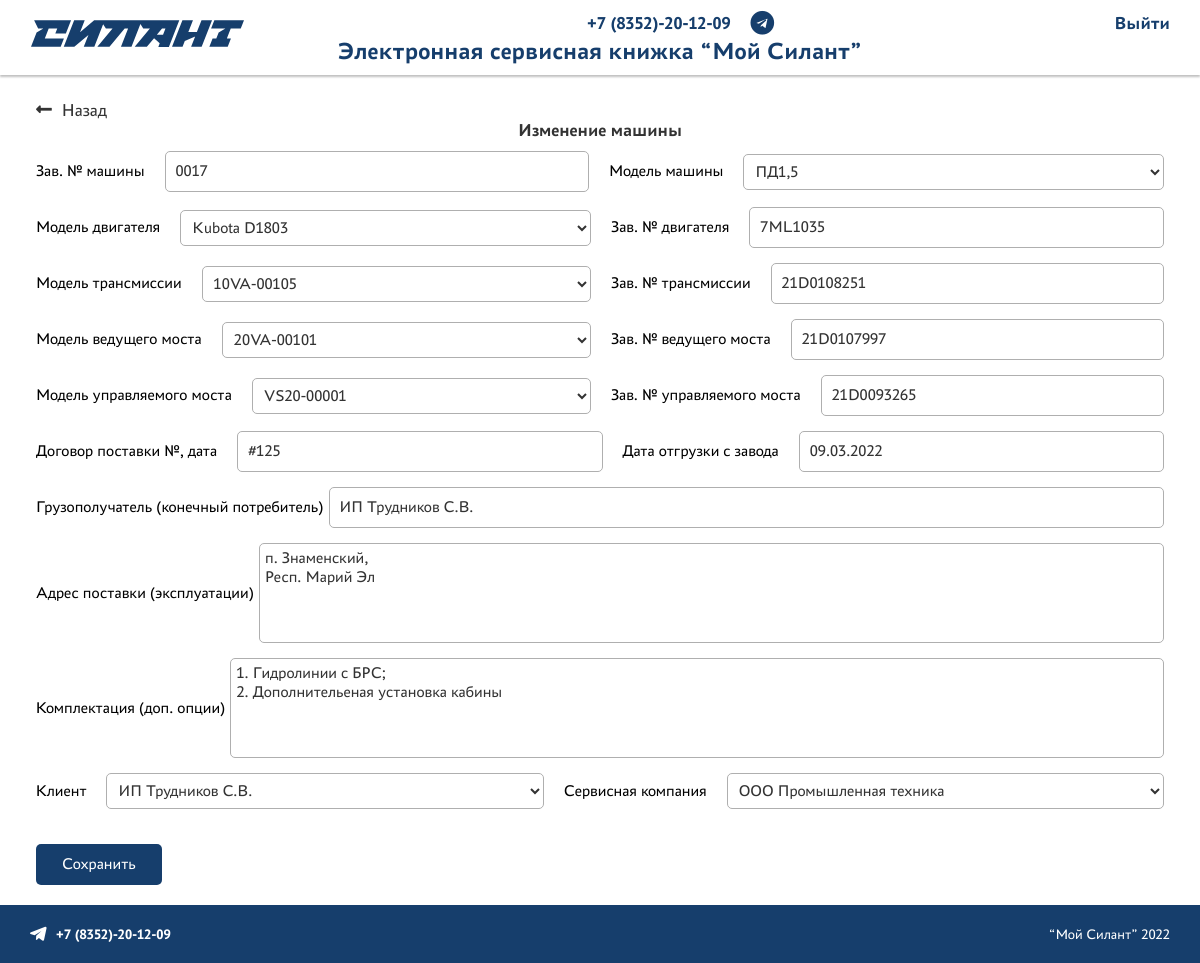
The page /car/0017/update (signed in) on the database its author committed.
### backend/models.py (models this page shows, shortened)
class Mashins(models.Model):
    class Meta:
        verbose_name = 'Машина'
        verbose_name_plural = 'Машины'
    zav_nom_mashins = models.CharField('Зав. № машины', primary_key=True, null=False, max_length=32, unique=True)
    model_mashins = models.ForeignKey(ModMashinsG, verbose_name='Модель машины', on_delete=models.CASCADE,
                                      related_name='model_mashins')
    model_motor = models.ForeignKey(ModMotorG, verbose_name='Модель двигателя', on_delete=models.CASCADE,
                                    related_name='model_motor')
    zav_nom_motor = models.CharField('Зав. № двигателя', max_length=32, blank=True, null=True)
    model_transmission = models.ForeignKey(ModTransmissionG, verbose_name='Модель трансмиссии',
                                           on_delete=models.CASCADE, related_name='model_transmission',
                                           blank=True, null=True)
    zav_nom_transmission = models.CharField('Зав. № трансмиссии', max_length=32, unique=True, blank=True, null=True)
    model_drive_bridge = models.ForeignKey(ModDriveBridgeG, verbose_name='Модель ведущего моста',
                                           on_delete=models.CASCADE, related_name='model_drive_bridgeclear',
                                           blank=True, null=True)
    zav_nom_drive_bridge = models.CharField('Зав. № ведущего моста', max_length=32, blank=True, null=True)
    model_controll_bridge = models.ForeignKey(ModControllBridgeG, verbose_name='Модель управляемого моста',
                                              on_delete=models.CASCADE, related_name='model_controll_bridge',
                                              blank=True, null=True)
    zav_nom_controll_bridge = models.CharField('Зав. № управляемого моста', max_length=100, blank=True, null=True)
    dogovor = models.CharField('Договор поставки №, дата', max_length=250, blank=True, null=True)
    date_shipment = models.DateField('Дата отгрузки с завода', blank=True, null=True)
    consignee = models.CharField('Грузополучатель (конечный потребитель)', max_length=250, blank=True, null=True)
    delivery_address = models.TextField('Адрес поставки (эксплуатации)', max_length=250, blank=True, null=True)
    equipment = models.TextField('Комплектация (доп. опции)', max_length=250, blank=True, null=True)
    client = models.ForeignKey(ClientG, verbose_name='Клиент', on_delete=models.CASCADE,
                               related_name='client', blank=True, null=True)
    service_company = models.ForeignKey(Sersvice, verbose_name='Сервисная компания', on_delete=models.CASCADE,
                                        related_name='service_company', blank=True, null=True)

### backend/views.py (the view)
# urls.py: path('car/<pk>/update', CarUpdateView.as_view(), name='car_update'),
class CarUpdateView(LoginRequiredMixin, UpdateView):
    permission_required = 'backend.change_car'
    model = Mashins
    form_class = CarForm
    template_name = 'backend/car/car_update.html'
    success_url = reverse_lazy('car_list')

### backend/forms.py
class CarForm(forms.ModelForm):
    class Meta:
        model = Mashins
        fields = '__all__'

### backend/models.py (called while the page is built)
    def __str__(self):
        return f'{self.name}'

    def __str__(self):
        return f'{self.name}'

    def __str__(self):
        return f'{self.name}'

    def __str__(self):
        return f'{self.name}'

    def __str__(self):
        return f'{self.name}'

    def __str__(self):
        return f'{self.name}'

    def __str__(self):
        return f'{self.name}'

### users/models.py (called while the page is built)
    def __str__(self):
        return f'{self.first_name}'

### backend/templates/backend/car/car_update.html (shortened to what this page needs)
{% extends 'base.html' %}
{% load static %}
{% block content %}
<a class="back-page" href="{% url 'car_list' %}"><i class="fas fa-long-arrow-alt-left"></i>Назад</a>
<h3>Изменение машины</h3>
<form class="form" name="carForm" method="post" action="{{request.path}}">
    <div class="united">
        <label for="id_zav_nom_mashins">{{form.zav_nom_mashins.label}}</label> {{form.zav_nom_mashins}}
        <label for="id_model_mashins">{{form.model_mashins.label}}</label> {{form.model_mashins}}
    </div>
    <div class="united">
        <label for="id_model_motor">{{form.model_motor.label}}</label> {{form.model_motor}}
        <label for="id_zav_nom_motor">{{form.zav_nom_motor.label}}</label> {{form.zav_nom_motor}}
    </div>
    <div class="united">
        <label for="id_model_transmission">{{form.model_transmission.label}}</label> {{form.model_transmission}}
        <label for="id_zav_nom_transmission">{{form.zav_nom_transmission.label}}</label> {{form.zav_nom_transmission}}
    </div>
    <div class="united">
        <label for="id_model_drive_bridge">{{form.model_drive_bridge.label}}</label> {{form.model_drive_bridge}}
        <label for="id_zav_nom_drive_bridge">{{form.zav_nom_drive_bridge.label}}</label> {{form.zav_nom_drive_bridge}}
    </div>
    <div class="united">
        <label for="id_model_controll_bridge">{{form.model_controll_bridge.label}}</label> {{form.model_controll_bridge}}
        <label for="id_zav_nom_controll_bridge">{{form.zav_nom_controll_bridge.label}}</label> {{form.zav_nom_controll_bridge}}
    </div>
    <div class="united">
        <label for="id_dogovor">{{form.dogovor.label}}</label> {{form.dogovor}}
        <label for="id_date_shipment">{{form.date_shipment.label}}</label> {{form.date_shipment}}
    </div>
    <div><label for="id_consignee">{{form.consignee.label}}</label> {{form.consignee}}</div>
    <div><label for="id_delivery_address">{{form.delivery_address.label}}</label> {{form.delivery_address}}</div>
    <div><label for="id_equipment">{{form.equipment.label}}</label> {{form.equipment}}</div>
    <div class="united">
        <label for="id_client">{{form.client.label}}</label> {{form.client}}
        <label for="id_service_company">{{form.service_company.label}}</label> {{form.service_company}}
    </div>
    <button type="submit">Сохранить</button>
</form>
{% endblock %}

### static/styles/style.css (style rules this page uses)
:root { font-size: 10px; font-family: "PT Astra Sans"; }
* { padding: 0; margin: 0; box-sizing: border-box; }
html, body { min-width: 100%; margin: 0; padding: 0; scroll-behavior: smooth; height: 100%; }
h1, h2, h3, h4, h5, h6 { margin: 0; padding: 0; }
h3 { font-size: 2rem; }
a { text-decoration: none; }
input { outline: none; border: 1px solid #AFAFAF; padding: 10px; font-size: 1.8rem; border-radius: 5px; color: #333333; font-family: "PT Astra Sans"; transition: all 0.1s linear 0s; }
textarea { outline: none; border: 1px solid #AFAFAF; padding: 5px; font-size: 1.8rem; border-radius: 5px; color: #333333; font-family: "PT Astra Sans"; height: 100px; overflow: auto; resize: none; transition: all 0.1s linear 0s; }
select { background: none; border: 1px solid #AFAFAF; border-radius: 5px; font-size: 1.8rem; font-family: "PT Astra Sans"; padding: 7px; color: #333333; transition: all 0.1s linear 0s; }
.back-page { position: absolute; font-size: 2rem; color: #333333; transition: all 0.1s linear 0s; }
.back-page i { padding-right: 10px; }
.content h2, .content h3, .content h4, .content h5 { margin: 10px 0; }
.content h3 { margin-top: 20px; text-align: center; color: #333333; }
.form { display: flex; flex-direction: column; gap: 15px; }
.form div { display: flex; align-items: center; gap: 5px; font-size: 1.8rem; }
.form .united { display: flex; align-items: center; gap: 20px; }
.form label { min-width: -webkit-max-content; min-width: -moz-max-content; min-width: max-content; }
.form input, .form select, .form textarea { width: 100%; }
.form button { width: -webkit-max-content; width: -moz-max-content; width: max-content; outline: 0; border: 1px solid transparent; text-align: center; font-size: 1.8rem; color: #ffffff; font-family: "PT Astra Sans"; background-color: #163E6C; padding: 10px 20px; border-radius: 5px; cursor: pointer; transition: all 0.1s linear 0s; padding: 10px 25px; margin: 20px 0; }

### static/styles/adaptive.css (style rules this page uses)
@media (max-width: 1300px) { :root { font-size: 9px; } }

### rows shown on the page
Mashins: zav_nom_mashins "0017", model_mashins "ПД1,5", model_motor "Kubota D1803", zav_nom_motor "7ML1035", model_transmission "10VA-00105", zav_nom_transmission "21D0108251", model_drive_bridge "20VA-00101", zav_nom_drive_bridge "21D0107997", model_controll_bridge "VS20-00001", zav_nom_controll_bridge "21D0093265", dogovor "#125", date_shipment "09.03.2022", consignee "ИП Трудников С.В.", delivery_address "п. Знаменский, Респ. Марий Эл", equipment "1. Гидролинии с БРС; 2. Дополнительеная установка кабины", client "ИП Трудников С.В.", service_company "ООО Промышленная техника"
